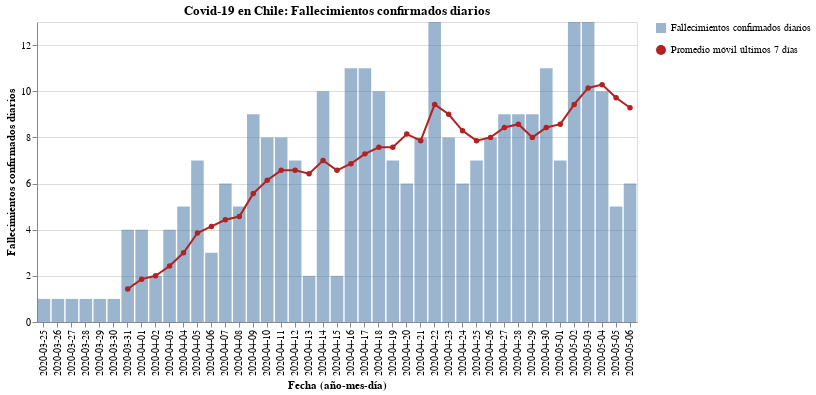

Notebook cell for this chart:
### Code cell
#hide_input
bars = alt.Chart(new_deaths).mark_bar(opacity=0.7).encode(
    x = alt.X('Dates:N', axis=alt.Axis(title='Fecha (año-mes-día)')),
    y = alt.Y('New_deaths:Q', axis=alt.Axis(title='Fallecimientos confirmados diarios')),
    tooltip = ['Dates', 'New_deaths'],
    opacity=alt.Opacity('Fallecimientos confirmados diarios', legend=alt.Legend(title=""))
)

line = alt.Chart(new_deaths).mark_line(point={
      "filled": True,
      "fill": "firebrick"
    }, color='firebrick').encode(
    x=alt.X('Dates:N', axis=alt.Axis(title='Fecha (año-mes-día)')),
    y = alt.Y('Rolling:Q'),
    shape=alt.Shape('Promedio móvil últimos 7 días', legend=alt.Legend(title=""))
)

(bars + line).properties(
    title='Covid-19 en Chile: Fallecimientos confirmados diarios',
    width=600
)

### Figure 1 — Vega-Lite specification as saved in the notebook (floating-point values rounded to 4 significant figures)
{"config": {"view": {"continuousWidth": 400, "continuousHeight": 300}}, "layer": [{"mark": {"type": "bar", "opacity": 0.7}, "encoding": {"opacity": {"type": "nominal", "field": "Fallecimientos confirmados diarios", "legend": {"title": ""}}, "tooltip": [{"type": "nominal", "field": "Dates"}, {"type": "quantitative", "field": "New_deaths"}], "x": {"type": "nominal", "axis": {"title": "Fecha (año-mes-día)"}, "field": "Dates"}, "y": {"type": "quantitative", "axis": {"title": "Fallecimientos confirmados diarios"}, "field": "New_deaths"}}}, {"mark": {"type": "line", "color": "firebrick", "point": {"filled": true, "fill": "firebrick"}}, "encoding": {"shape": {"type": "nominal", "field": "Promedio móvil últimos 7 días", "legend": {"title": ""}}, "x": {"type": "nominal", "axis": {"title": "Fecha (año-mes-día)"}, "field": "Dates"}, "y": {"type": "quantitative", "field": "Rolling"}}}], "data": {"name": "data-8f07051ad3808208ef92f14bb6945b63"}, "title": "Covid-19 en Chile: Fallecimientos confirmados diarios", "width": 600, "$schema": "https://vega.github.io/schema/vega-lite/v4.8.1.json", "datasets": {"data-8f07051ad3808208ef92f14bb6945b63": [{"Dates": "2020-03-25", "New_deaths": 1, "Rolling": null, "Fallecimientos confirmados diarios": "Fallecimientos confirmados diarios", "Promedio móvil últimos 7 días": "Promedio móvil últimos 7 días"}, {"Dates": "2020-03-26", "New_deaths": 1, "Rolling": null, "Fallecimientos confirmados diarios": "Fallecimientos confirmados diarios", "Promedio móvil últimos 7 días": "Promedio móvil últimos 7 días"}, {"Dates": "2020-03-27", "New_deaths": 1, "Rolling": null, "Fallecimientos confirmados diarios": "Fallecimientos confirmados diarios", "Promedio móvil últimos 7 días": "Promedio móvil últimos 7 días"}, {"Dates": "2020-03-28", "New_deaths": 1, "Rolling": null, "Fallecimientos confirmados diarios": "Fallecimientos confirmados diarios", "Promedio móvil últimos 7 días": "Promedio móvil últimos 7 días"}, {"Dates": "2020-03-29", "New_deaths": 1, "Rolling": null, "Fallecimientos confirmados diarios": "Fallecimientos confirmados diarios", "Promedio móvil últimos 7 días": "Promedio móvil últimos 7 días"}, {"Dates": "2020-03-30", "New_deaths": 1, "Rolling": null, "Fallecimientos confirmados diarios": "Fallecimientos confirmados diarios", "Promedio móvil últimos 7 días": "Promedio móvil últimos 7 días"}, {"Dates": "2020-03-31", "New_deaths": 4, "Rolling": 1.429, "Fallecimientos confirmados diarios": "Fallecimientos confirmados diarios", "Promedio móvil últimos 7 días": "Promedio móvil últimos 7 días"}, {"Dates": "2020-04-01", "New_deaths": 4, "Rolling": 1.857, "Fallecimientos confirmados diarios": "Fallecimientos confirmados diarios", "Promedio móvil últimos 7 días": "Promedio móvil últimos 7 días"}, {"Dates": "2020-04-02", "New_deaths": 2, "Rolling": 2.0, "Fallecimientos confirmados diarios": "Fallecimientos confirmados diarios", "Promedio móvil últimos 7 días": "Promedio móvil últimos 7 días"}, {"Dates": "2020-04-03", "New_deaths": 4, "Rolling": 2.429, "Fallecimientos confirmados diarios": "Fallecimientos confirmados diarios", "Promedio móvil últimos 7 días": "Promedio móvil últimos 7 días"}, {"Dates": "2020-04-04", "New_deaths": 5, "Rolling": 3.0, "Fallecimientos confirmados diarios": "Fallecimientos confirmados diarios", "Promedio móvil últimos 7 días": "Promedio móvil últimos 7 días"}, {"Dates": "2020-04-05", "New_deaths": 7, "Rolling": 3.857, "Fallecimientos confirmados diarios": "Fallecimientos confirmados diarios", "Promedio móvil últimos 7 días": "Promedio móvil últimos 7 días"}, {"Dates": "2020-04-06", "New_deaths": 3, "Rolling": 4.143, "Fallecimientos confirmados diarios": "Fallecimientos confirmados diarios", "Promedio móvil últimos 7 días": "Promedio móvil últimos 7 días"}, {"Dates": "2020-04-07", "New_deaths": 6, "Rolling": 4.429, "Fallecimientos confirmados diarios": "Fallecimientos confirmados diarios", "Promedio móvil últimos 7 días": "Promedio móvil últimos 7 días"}, {"Dates": "2020-04-08", "New_deaths": 5, "Rolling": 4.571, "Fallecimientos confirmados diarios": "Fallecimientos confirmados diarios", "Promedio móvil últimos 7 días": "Promedio móvil últimos 7 días"}, {"Dates": "2020-04-09", "New_deaths": 9, "Rolling": 5.571, "Fallecimientos confirmados diarios": "Fallecimientos confirmados diarios", "Promedio móvil últimos 7 días": "Promedio móvil últimos 7 días"}, {"Dates": "2020-04-10", "New_deaths": 8, "Rolling": 6.143, "Fallecimientos confirmados diarios": "Fallecimientos confirmados diarios", "Promedio móvil últimos 7 días": "Promedio móvil últimos 7 días"}, {"Dates": "2020-04-11", "New_deaths": 8, "Rolling": 6.571, "Fallecimientos confirmados diarios": "Fallecimientos confirmados diarios", "Promedio móvil últimos 7 días": "Promedio móvil últimos 7 días"}, {"Dates": "2020-04-12", "New_deaths": 7, "Rolling": 6.571, "Fallecimientos confirmados diarios": "Fallecimientos confirmados diarios", "Promedio móvil últimos 7 días": "Promedio móvil últimos 7 días"}, {"Dates": "2020-04-13", "New_deaths": 2, "Rolling": 6.429, "Fallecimientos confirmados diarios": "Fallecimientos confirmados diarios", "Promedio móvil últimos 7 días": "Promedio móvil últimos 7 días"}, {"Dates": "2020-04-14", "New_deaths": 10, "Rolling": 7.0, "Fallecimientos confirmados diarios": "Fallecimientos confirmados diarios", "Promedio móvil últimos 7 días": "Promedio móvil últimos 7 días"}, {"Dates": "2020-04-15", "New_deaths": 2, "Rolling": 6.571, "Fallecimientos confirmados diarios": "Fallecimientos confirmados diarios", "Promedio móvil últimos 7 días": "Promedio móvil últimos 7 días"}, {"Dates": "2020-04-16", "New_deaths": 11, "Rolling": 6.857, "Fallecimientos confirmados diarios": "Fallecimientos confirmados diarios", "Promedio móvil últimos 7 días": "Promedio móvil últimos 7 días"}, {"Dates": "2020-04-17", "New_deaths": 11, "Rolling": 7.286, "Fallecimientos confirmados diarios": "Fallecimientos confirmados diarios", "Promedio móvil últimos 7 días": "Promedio móvil últimos 7 días"}, {"Dates": "2020-04-18", "New_deaths": 10, "Rolling": 7.571, "Fallecimientos confirmados diarios": "Fallecimientos confirmados diarios", "Promedio móvil últimos 7 días": "Promedio móvil últimos 7 días"}, {"Dates": "2020-04-19", "New_deaths": 7, "Rolling": 7.571, "Fallecimientos confirmados diarios": "Fallecimientos confirmados diarios", "Promedio móvil últimos 7 días": "Promedio móvil últimos 7 días"}, {"Dates": "2020-04-20", "New_deaths": 6, "Rolling": 8.143, "Fallecimientos confirmados diarios": "Fallecimientos confirmados diarios", "Promedio móvil últimos 7 días": "Promedio móvil últimos 7 días"}, {"Dates": "2020-04-21", "New_deaths": 8, "Rolling": 7.857, "Fallecimientos confirmados diarios": "Fallecimientos confirmados diarios", "Promedio móvil últimos 7 días": "Promedio móvil últimos 7 días"}, {"Dates": "2020-04-22", "New_deaths": 13, "Rolling": 9.429, "Fallecimientos confirmados diarios": "Fallecimientos confirmados diarios", "Promedio móvil últimos 7 días": "Promedio móvil últimos 7 días"}, {"Dates": "2020-04-23", "New_deaths": 8, "Rolling": 9.0, "Fallecimientos confirmados diarios": "Fallecimientos confirmados diarios", "Promedio móvil últimos 7 días": "Promedio móvil últimos 7 días"}, {"Dates": "2020-04-24", "New_deaths": 6, "Rolling": 8.286, "Fallecimientos confirmados diarios": "Fallecimientos confirmados diarios", "Promedio móvil últimos 7 días": "Promedio móvil últimos 7 días"}, {"Dates": "2020-04-25", "New_deaths": 7, "Rolling": 7.857, "Fallecimientos confirmados diarios": "Fallecimientos confirmados diarios", "Promedio móvil últimos 7 días": "Promedio móvil últimos 7 días"}, {"Dates": "2020-04-26", "New_deaths": 8, "Rolling": 8.0, "Fallecimientos confirmados diarios": "Fallecimientos confirmados diarios", "Promedio móvil últimos 7 días": "Promedio móvil últimos 7 días"}, {"Dates": "2020-04-27", "New_deaths": 9, "Rolling": 8.429, "Fallecimientos confirmados diarios": "Fallecimientos confirmados diarios", "Promedio móvil últimos 7 días": "Promedio móvil últimos 7 días"}, {"Dates": "2020-04-28", "New_deaths": 9, "Rolling": 8.571, "Fallecimientos confirmados diarios": "Fallecimientos confirmados diarios", "Promedio móvil últimos 7 días": "Promedio móvil últimos 7 días"}, {"Dates": "2020-04-29", "New_deaths": 9, "Rolling": 8.0, "Fallecimientos confirmados diarios": "Fallecimientos confirmados diarios", "Promedio móvil últimos 7 días": "Promedio móvil últimos 7 días"}, {"Dates": "2020-04-30", "New_deaths": 11, "Rolling": 8.429, "Fallecimientos confirmados diarios": "Fallecimientos confirmados diarios", "Promedio móvil últimos 7 días": "Promedio móvil últimos 7 días"}, {"Dates": "2020-05-01", "New_deaths": 7, "Rolling": 8.571, "Fallecimientos confirmados diarios": "Fallecimientos confirmados diarios", "Promedio móvil últimos 7 días": "Promedio móvil últimos 7 días"}, {"Dates": "2020-05-02", "New_deaths": 13, "Rolling": 9.429, "Fallecimientos confirmados diarios": "Fallecimientos confirmados diarios", "Promedio móvil últimos 7 días": "Promedio móvil últimos 7 días"}, {"Dates": "2020-05-03", "New_deaths": 13, "Rolling": 10.14, "Fallecimientos confirmados diarios": "Fallecimientos confirmados diarios", "Promedio móvil últimos 7 días": "Promedio móvil últimos 7 días"}, {"Dates": "2020-05-04", "New_deaths": 10, "Rolling": 10.29, "Fallecimientos confirmados diarios": "Fallecimientos confirmados diarios", "Promedio móvil últimos 7 días": "Promedio móvil últimos 7 días"}, {"Dates": "2020-05-05", "New_deaths": 5, "Rolling": 9.714, "Fallecimientos confirmados diarios": "Fallecimientos confirmados diarios", "Promedio móvil últimos 7 días": "Promedio móvil últimos 7 días"}, {"Dates": "2020-05-06", "New_deaths": 6, "Rolling": 9.286, "Fallecimientos confirmados diarios": "Fallecimientos confirmados diarios", "Promedio móvil últimos 7 días": "Promedio móvil últimos 7 días"}]}}
